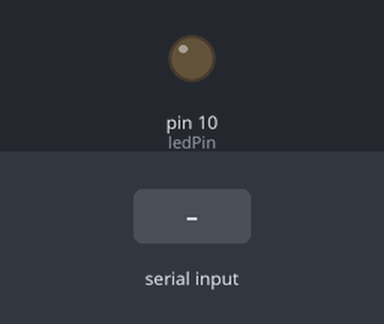
A sketch run on a simulated Arduino Uno, built with avr-gcc and run on an emulated ATmega328P. On the bench: output pins drawn as LEDs (lit = HIGH). The test bench sets the inputs (shaded band).

Above: at 1.2 s.
1.3 s: "h" received over Serial
At 1.8 s:
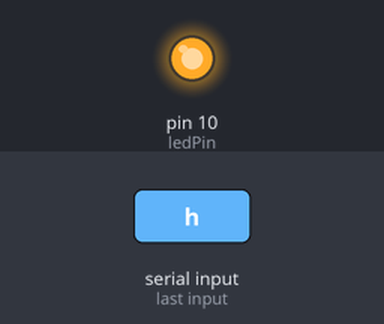
2.8 s: "l" received over Serial
At 4.2 s:
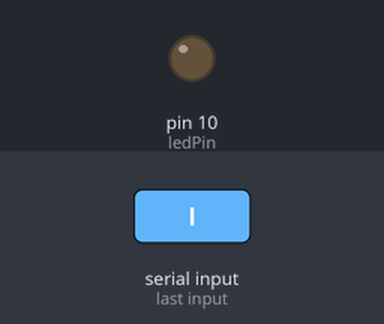
Timing chart, 0 to 5.8 s (numbered marks = the images above; inputs shaded):
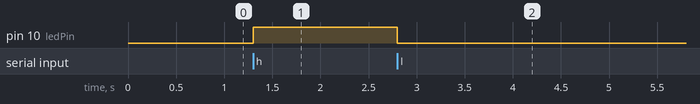

Measured:
- after the input at 1.3 s, pin 10 (ledPin): LOW → HIGH at once
- after the input at 2.8 s, pin 10 (ledPin): HIGH → LOW at once

The sketch:

Serial-LED.ino
```cpp
//Elijah Story
//12-2-2020
//NMD211 Lab 10

//This code is basically a copy of what was in the video.
//I did not add the part the changes the LED brightness.
//It shows how an input from the Serial monitor can change an LED with the arduino.

int ledPin = 10;                    //The pin the LED will get power from

void setup() {
  Serial.begin(9600);               //setup the serial port
  pinMode(ledPin, OUTPUT);          //set the LED pin to OUTPUT
}

void loop() {
  if(Serial.available() > 0){       //check if there is anything new to read from Serial port
    char input = Serial.read();     //read from serial port
    if(input == 'h'){               //if is an "h" turn the LED on
      digitalWrite(ledPin, HIGH);
    }else if(input == 'l'){         //if is an "l" turn the LED off
      digitalWrite(ledPin, LOW);
    }
  }
}
```
